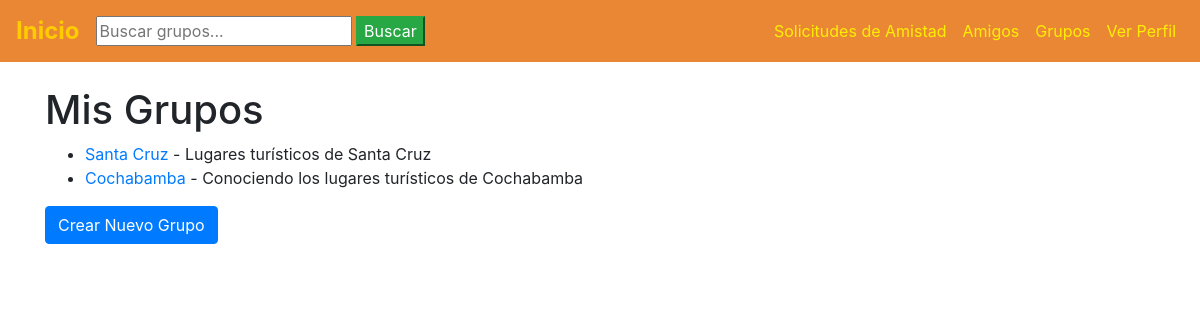
The page /inicio/grupos/ (signed in) on the database its author committed.
### inicio/models.py (models this page shows, shortened)
class Grupo(models.Model):
    nombre = models.CharField(max_length=255)
    descripcion = models.TextField()
    creador = models.ForeignKey(Usuario, on_delete=models.CASCADE)
    miembros = models.ManyToManyField(Usuario, related_name='grupos')
    fecha_creacion = models.DateTimeField(auto_now_add=True)

### inicio/views.py (the view)
# urls.py: path('grupos/', views.grupos_usuario, name='grupos_usuario'),
def grupos_usuario(request):
    user = request.user
    grupos = Grupo.objects.filter(miembros=request.user)  # Filtra los grupos en los que el usuario está
    return render(request, 'grupos/grupos_usuario.html', {'grupos': grupos})

### inicio/templates/grupos/grupos_usuario.html
{% extends 'base.html' %}
{% load static %}
{% block content %}
<div class="container mt-4">
<h1>Mis Grupos</h1>
<ul>
    {% for grupo in grupos %}
        <li>
            <a href="{% url 'detalle_grupo' grupo.id %}">{{ grupo.nombre }}</a> - {{ grupo.descripcion }}
        </li>
    {% empty %}
        <li>No estás en ningún grupo.</li>
    {% endfor %}
</ul>
<a href="{% url 'crear_grupo' %}" class="btn btn-primary">Crear Nuevo Grupo</a>
</div>
{% endblock %}

### rows shown on the page
Grupo: nombre "Santa Cruz", descripcion "Lugares turísticos de Santa Cruz"
Grupo: nombre "Cochabamba", descripcion "Conociendo los lugares turísticos de Cochabamba"
